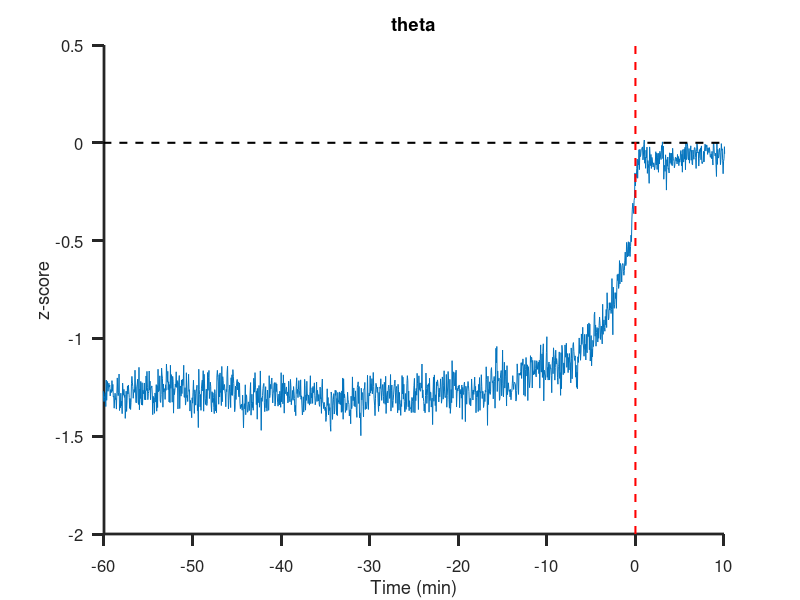
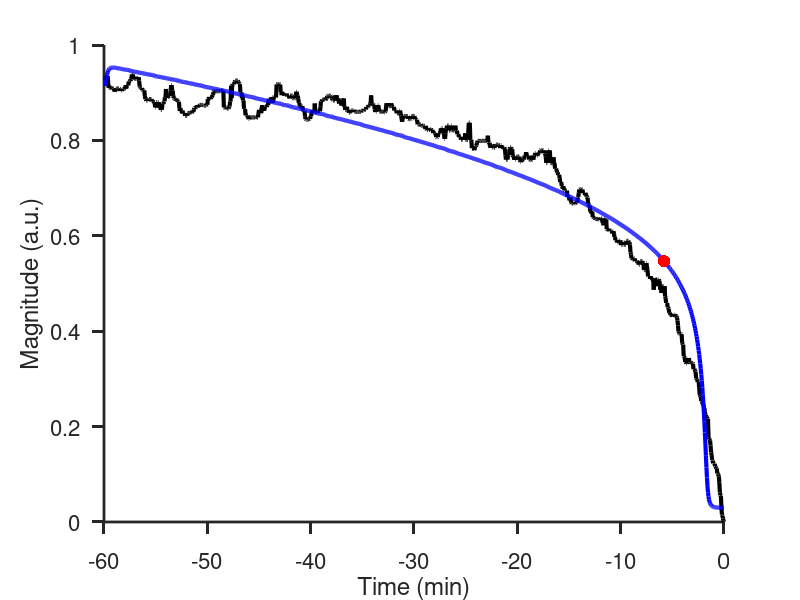
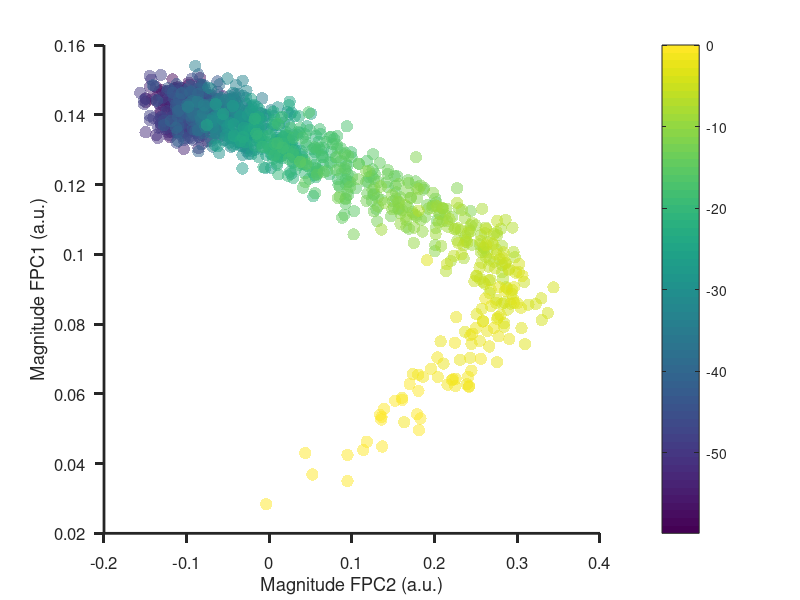

Source code (MATLAB) for these figures, in order: (Note: this script raises an error after producing the figures.)
%% Extended Data Fig4

% JL

%% Extended Data Fig4a-i

clear all
clc
load ExtData_Fig4atoi.mat

% The features plotted in Extended Data Fig4a-i; To plot specific features,
% please change the plotting index "ft_to_plot" to relevant features
% indices; Refer to description (ft_dscrp) to match feature indexes with names
% Notice that, the y-axis scales need to be changed for different features
% to adjust to their ranges.

% Features plotted in the figure:
% Theta band power: 2; theta-beta ratio: 9; Dwelling time: 33; Spectral
% Slope: 50; Spectral centroid: 46; Prediction Error: 47; LZ complexity:
% 49; Peak theta frequency:13; Alpha temporal coherence: 18;

ft_to_plot = 2;

% ftall_mat_allnorm_strm = ftall_mat_allnorm(:,time_start_sampenough:end);
tvec = -(max_ck_real-1)/20:0.05:10.5;
% nt_real = size(ftall_mat_allnorm_strm,2);
% slonset_n = nt_real - epc_postasleep-1;
% tvec = (-slonset_n*epc_len)/60:epc_len/60:(epc_postasleep*epc_len)/60;

figure
plot(tvec, ftall_mat_allnorm_strm(ft_to_plot,:))
xlabel('Time (min)')
ylabel('z-score')
hold on
line(xlim,[0 0],'Color','k','LineStyle','--','LineWidth',1.5)

% ylim([-0.4,1.6])
% yticks([-0.4:0.4:1.6])
line([0,0],ylim,'Color','r','LineStyle','--','LineWidth',1.5)
xlim([-60,10])
box off
set(gca,'FontSize', 12)
set(gca,'TickDir','out')
set(gca,'ticklength',2*get(gca,'ticklength'))
set(gca,'lineWidth',2)
title(ft_dscrp_add{ft_to_plot})

%% Extended Data Fig4j

clear all
clc
load ExtData_Fig4j.mat

figure
hold on
plot(tvec,xx_smooth/4,'Color','k','LineWidth',3)
plot(tvec,dd(1:end,1)/4,'LineWidth',3,'Color','blue')
set(gca,'FontSize', 16)
set(gca,'TickDir','out')
set(gca,'ticklength',2*get(gca,'ticklength'))
set(gca,'lineWidth',2)
ylabel('Magnitude (a.u.)')
xlabel('Time (min)')
ax = gca;
ylim([0,1])
xlim([-60,0])
xticks([-60:10:0])

yl = ylim;

% Tipping point
scatter(t_critc,dd(find(tvec==t_critc),1)/4,80,'filled','MarkerFaceColor','r')

%% Extended Data Fig4k

clear all
clc
load ExtData_Fig4k.mat

figure
hold on

scatter(x2,x1,80,tvec,'filled','MarkerFaceAlpha',.5,'MarkerEdgeAlpha',.5)
set(gca,'FontSize', 12)
set(gca,'TickDir','out')
set(gca,'ticklength',2*get(gca,'ticklength'))
set(gca,'lineWidth',2)
xlabel('Magnitude FPC2 (a.u.)')
ylabel('Magnitude FPC1 (a.u.)')
c = colorbar;
c.Limits = [-60,0];
c.Ticks = [-60:10:0];
c.Label.String = 'Time (min)';


%% Extended Data Fig4l

clear all
clc
load ExtData_Fig4l.mat


% ftall_mat_allnorm_strm = ftall_mat_allnorm(:,time_start_sampenough:end);
tvec = -(max_ck_real-1)/20:0.05:10.5;
% nt_real = size(ftall_mat_allnorm_strm,2);
% slonset_n = nt_real - epc_postasleep-1;
% tvec = (-slonset_n*epc_len)/60:epc_len/60:(epc_postasleep*epc_len)/60;

figure
plot(tvec, ftall_mat_allnorm_strm(1,:))
xlabel('Time (min)')
ylabel('z-score')
hold on
line(xlim,[0 0],'Color','k','LineStyle','--','LineWidth',1.5)

ylim([14,22])
% yticks([-0.4:0.4:1.6])
line([0,0],ylim,'Color','r','LineStyle','--','LineWidth',1.5)
xlim([-60,10])
box off
set(gca,'FontSize', 12)
set(gca,'TickDir','out')
set(gca,'ticklength',2*get(gca,'ticklength'))
set(gca,'lineWidth',2)


